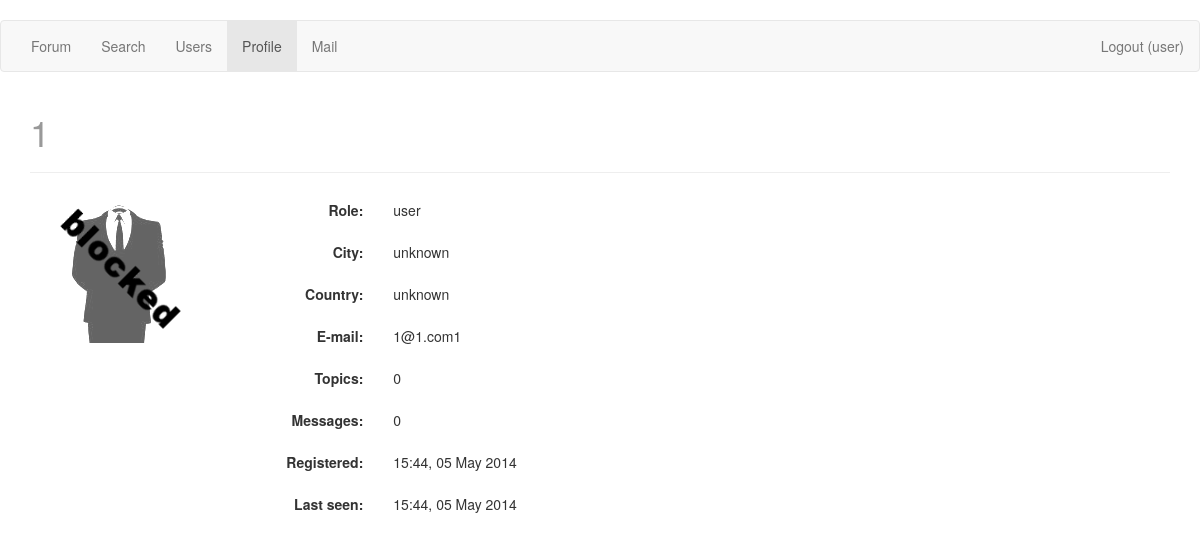
Page /profile/5 (signed in) on the committed database.
### app/models.py (models this page shows, shortened)
class User(db.Model):
    __tablename__ = 'User'
    id = db.Column(db.Integer, primary_key=True)
    login = db.Column(db.Text, unique=True, nullable=False)
    password = db.Column(db.Text, nullable=False)
    confirm_code = db.Column(db.Text)
    active = db.Column(db.Boolean, default=False)
    role = db.Column(db.Integer, default=2, nullable=False)
    email = db.Column(db.Text, nullable=False)
    city = db.Column(db.Text, default='unknown')
    country = db.Column(db.Text, default='unknown')
    db_avatar = db.Column(db.Boolean, default=False)
    topic_count = db.Column(db.Integer, default=0)
    message_count = db.Column(db.Integer, default=0)
    reg_date = db.Column(db.DateTime, default=datetime.utcnow, nullable=False)
    last_seen = db.Column(db.DateTime, default=datetime.utcnow, onupdate=datetime.utcnow, nullable=False)
    def is_authenticated(self):
        return(True)
    @property
    def avatar(self):
        if self.db_avatar:
            if self.active:
                return('/static/avatar/user_%s.png' % self.login)
            else:
                return('/static/avatar/user_%s_blocked.png' % self.login)
        else:
            if self.active:
                return('/static/avatar/system_anonymous.png')
            else:
                return('/static/avatar/system_anonymous_blocked.png')
    @property
    def unread_mail(self):
        count = 0
        for message in self.mail_all.filter(Mailbox.directory=='0'):
            if not message.read:
                count += 1
        return(count)

### app/views.py (the view)
@app.route('/profile/<user_id>')
def user_profile(user_id):
    user = User.query.get(user_id)
    if not user:
        abort(404)
    return(render_template('profile.html',
        user=current_user,
        profile=user))

### app/views.py (called while the page is built)
@lm.user_loader
def load_user(id):
    return(User.query.get(int(id)))

### app/templates/profile.html (shortened to what this page needs)
﻿{% extends "base.html" %}
{% block content %}
<h1{% if not profile.active %} class="text-muted"{% endif %}>{{profile.login}}
</h1>
<hr>
<form class="form-horizontal" role="form" action="" method="post" enctype=multipart/form-data>
    <div class="col-md-2">
        <img src="{{profile.avatar}}">
    </div>
    <div class="col-md-10">
        <div class="form-group">
            <label class="col-md-2 control-label">Role:</label>
            <div class="col-md-3">
                <p class="form-control-static">
                    {% if profile.role == 0 %}
                    admin
                    {% elif profile.role == 1 %}
                    moderator
                    {% else %}
                    user
                    {% endif %}
                </p>
            </div>
        </div>
        <div class="form-group">
            <label class="col-md-2 control-label">City:</label>
            <div class="col-md-3">
                <p class="form-control-static">
                    {{profile.city}}
                </p>
            </div>
        </div>
        <div class="form-group">
            <label class="col-md-2 control-label">Country:</label>
            <div class="col-md-3">
                <p class="form-control-static">
                    {{profile.country}}
                </p>
            </div>
        </div>
        <div class="form-group">
            <label class="col-md-2 control-label">E-mail:</label>
            <div class="col-md-3">
                <p class="form-control-static">
                    {{profile.email}}
                </p>
            </div>
        </div>
        <div class="form-group">
            <label class="col-md-2 control-label">Topics:</label>
            <div class="col-md-3">
                <p class="form-control-static">
                    {{profile.topic_count}}
                </p>
            </div>
        </div>
        <div class="form-group">
            <label class="col-md-2 control-label">Messages:</label>
            <div class="col-md-3">
                <p class="form-control-static">
                    {{profile.message_count}}
                </p>
            </div>
        </div>
        <div class="form-group">
            <label class="col-md-2 control-label">Registered:</label>
            <div class="col-md-3">
                <p class="form-control-static">
                    {{profile.reg_date.strftime('%H:%M, %d %b %Y')}}
                </p>
            </div>
        </div>
        <div class="form-group">
            <label class="col-md-2 control-label">Last seen:</label>
            <div class="col-md-3">
                <p class="form-control-static">
                    {{profile.last_seen.strftime('%H:%M, %d %b %Y')}}
                </p>
            </div>
        </div>
    </div>
</form>
{% endblock %}

### app/templates/base.html (shortened to what this page needs)
<!DOCTYPE html>
<head>
    <link rel="stylesheet" type="text/css" href="/static/css/bootstrap.min.css">
    <link rel="stylesheet" type="text/css" href="/static/css/custom.css">
</head>
<body>
<div class="navbar navbar-default" role="navigation">
    <div class="container-fluid">
        <ul class="nav navbar-nav">
            <li {% if request.path == '/' or request.path[:6] == '/forum' %}class="active"{% endif %}><a href="{{url_for('forum')}}">Forum</a></li>
            <li {% if request.path[:7] == '/search' %}class="active"{% endif %}><a href="{{url_for('forum_search')}}">Search</a></li>
            <li {% if request.path[:9] == '/userlist' %}class="active"{% endif %}><a href="{{url_for('userlist')}}">Users</a></li>
            {% if user.is_authenticated() %}
            <li {% if request.path[:8] == '/profile' %}class="active"{% endif %}><a href="{{url_for('my_profile')}}">Profile</a></li>
            <li {% if request.path[:8] == '/mailbox' %}class="active"{% endif %}><a href="{{url_for('mailbox')}}">Mail{% if user.unread_mail %} <sup><small>{{user.unread_mail}}</small></sup>{% endif %}</a></li>
            {% endif %}
        </ul>
        <ul class="nav navbar-nav navbar-right">
            {% if user.is_authenticated() %}
            <li><a href="{{url_for('logout')}}">Logout ({{user.login}})</a></li>
            {% else %}
            <li><a href="{{url_for('login')}}">Login</a></li>
            <li><a href="{{url_for('register')}}">Register</a></li>
            {% endif %}
        </ul>
    </div>
</div>
<div class="container">
    {% block content %}{% endblock %}
</div>
</body>
</html>

### rows in the picture
User: login "user"
User: login "1", city "unknown", country "unknown", email "1@1.com1", topic_count "0", message_count "0", reg_date "15:44, 05 May 2014", last_seen "15:44, 05 May 2014"
